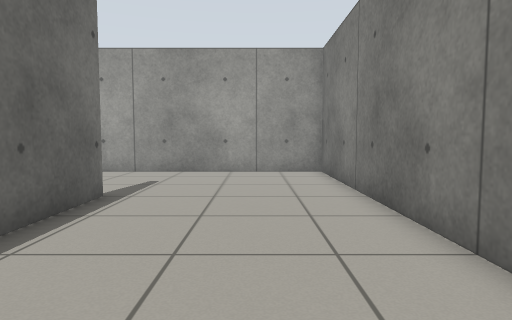
View 1 (above)

19 first-person views from a walk through a Gazebo world. The camera is 0.72 m above the floor, tilts 4° down and sees 75° across. The floor is counted in squares, 0.5 m on a side. Each view is taken from the middle of a square. On the plan, view 1 faces up. The plan holds only what a view shows up to about 15 squares ahead; the rest is blank.

View 2
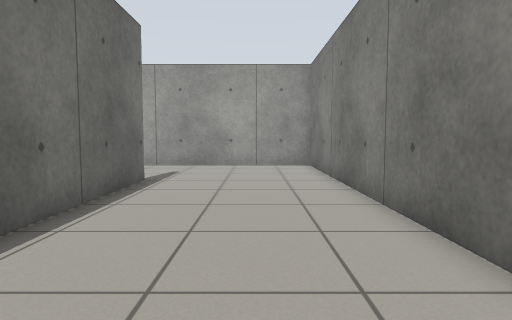

View 3
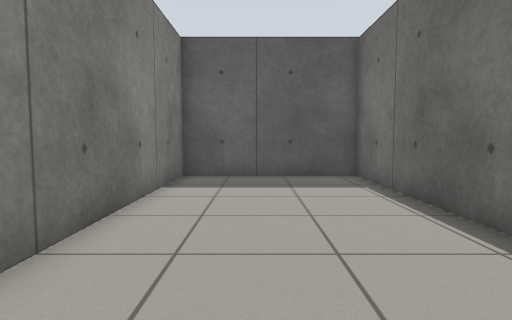

View 4
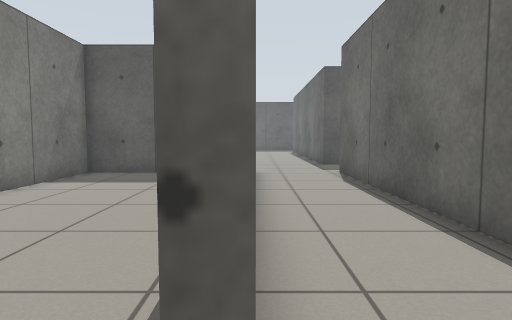

View 5
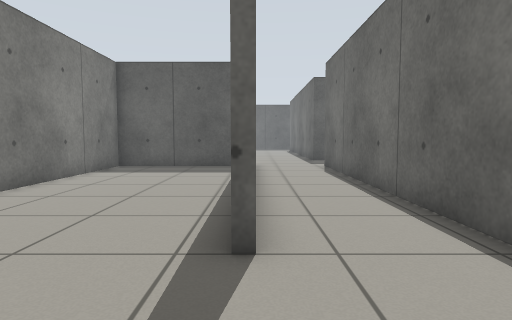

View 6
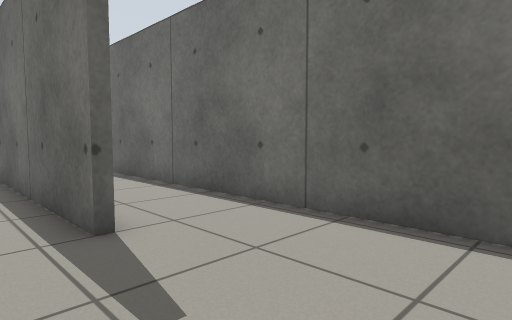

View 7
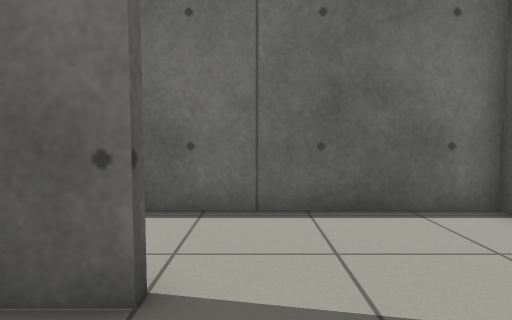

View 8
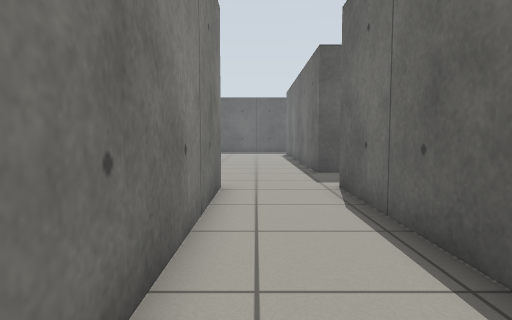

View 9
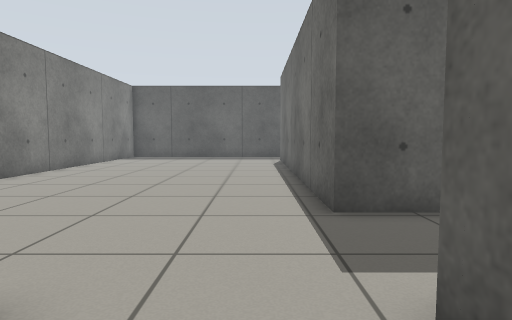

View 10
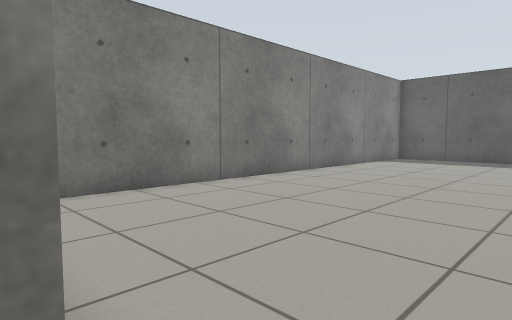

View 11
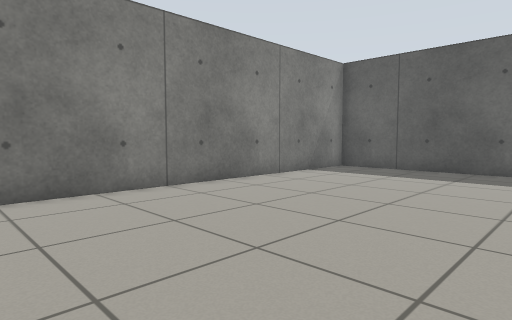

View 12
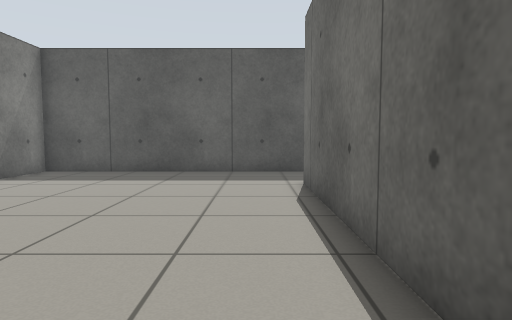

View 13
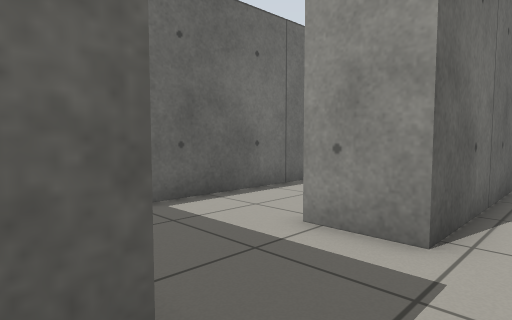

View 14
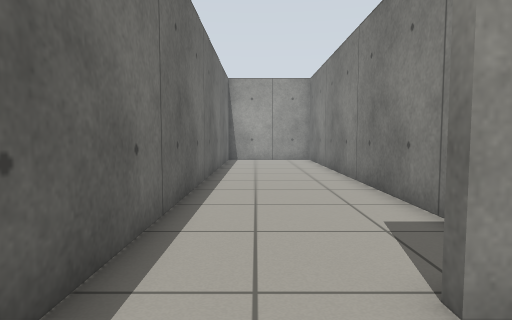

View 15
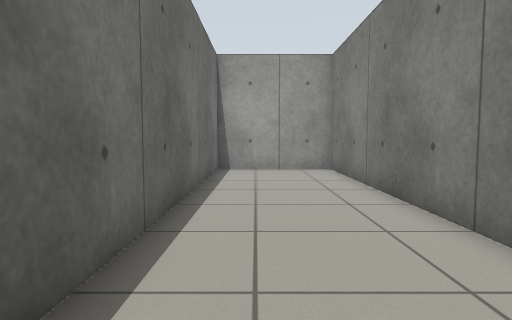

View 16
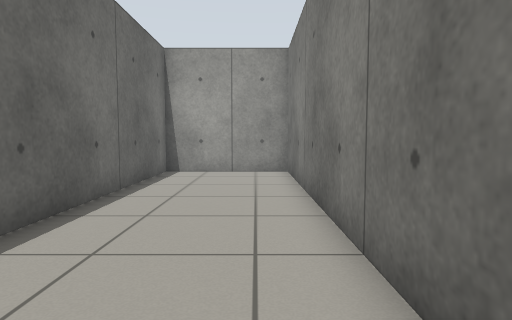

View 17
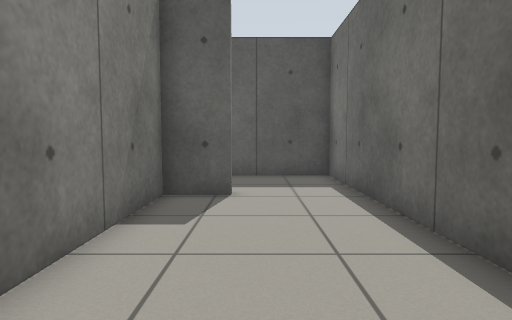

View 18
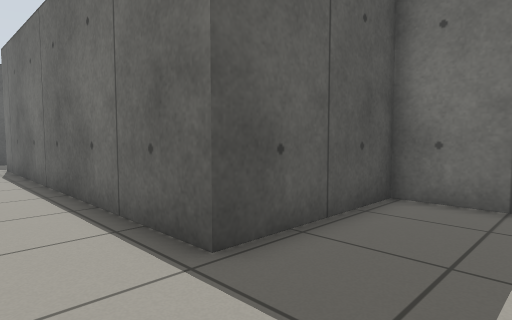

View 19
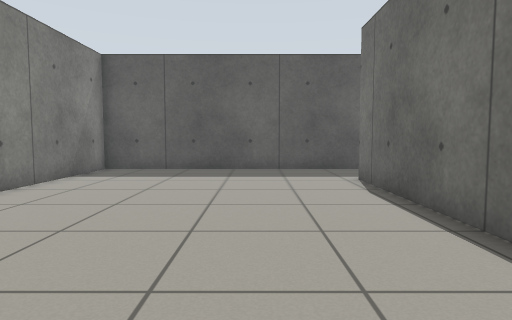

### Floor plan
Ten units are one square. View 1 is at (0, 0); x grows to the right and y downward. Boxes are objects, and circles mark ways between rooms. Rooms are numbered by the first view taken in them; rooms with no view inside come last. Other rooms are left out.
<svg viewBox="-132 -142 164 404">
<path fill="none" stroke="#000" d="M-41 -80 -37 -80 -37 42 27 42 27 -137 -74 -137 -74 45M-40 46 -40 -38M-74 45 -95 45M-95 42 -77 42 -77 -137 -127 -137 -127 82 -74 82 -74 222M-86 257 27 257 27 61"/>
<circle cx="-55" cy="45" r="3" fill="#2a7"/>
<text x="-20" y="-50">1</text>
<text x="-50" y="100">2</text>
</svg>
Room 1 opens to room 2.

Where each view was taken, in squares from view 1:
view 1: 0 up, 0 right, facing up
view 2: 3 down, 0 right, facing up
view 3: 8 up, 0 right, facing down
view 4: 9 up, 4 left, facing down
view 5: 12 up, 4 left, facing down
view 6: 13 up, 2 left, facing down-left
view 7: 9 up, 1 left, facing left
view 8: 5 up, 5 left, facing down
view 9: 2 down, 6 left, facing down
view 10: 4 down, 6 left, facing down-right
view 11: 11 down, 6 left, facing down-right
view 12: 12 down, 6 left, facing down
view 13: 9 down, 6 left, facing up-left
view 14: 7 down, 11 left, facing up
view 15: 1 down, 11 left, facing up
view 16: 0 up, 9 left, facing up
view 17: 4 up, 10 left, facing down
view 18: 5 down, 5 left, facing down-left
view 19: 11 down, 4 left, facing down
